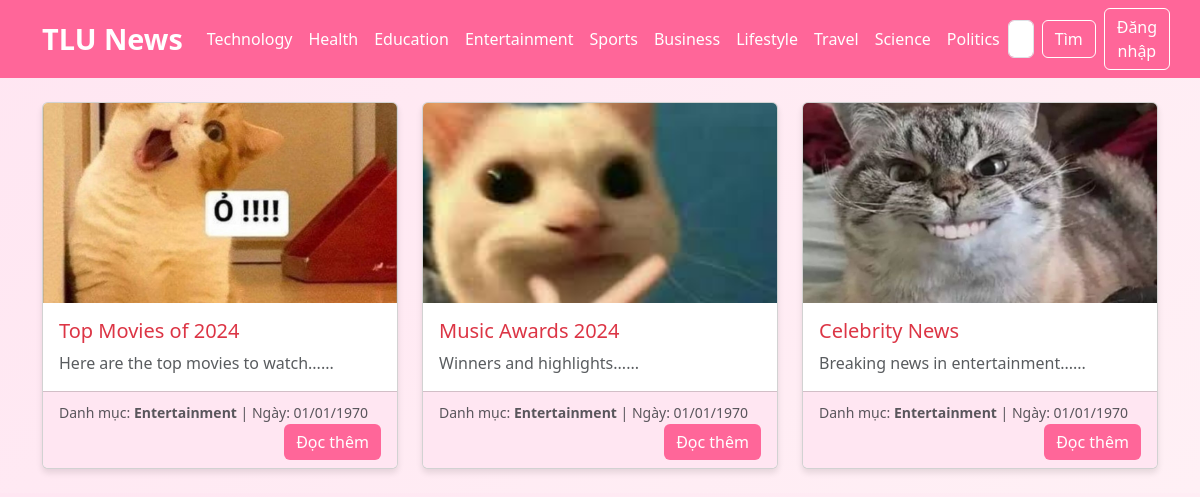
Screenshot of /tlunews/category/index/4 with the database file from the repository.
### tables this page shows
CREATE TABLE `categories` (
  `id` int(11) NOT NULL,
  `name` varchar(255) DEFAULT NULL
);

CREATE TABLE `news` (
  `id` int(11) NOT NULL,
  `title` varchar(255) DEFAULT NULL,
  `content` text DEFAULT NULL,
  `image` varchar(255) DEFAULT NULL,
  `created_at` datetime DEFAULT NULL,
  `category_id` int(11) DEFAULT NULL
);

### tlunews/controllers/CategoryController.php (called while the page is built)
<?php
class CategoryController {
    private $newsModel;
    private $categoryModel;
    public function __construct() {
        $this->newsModel = new News();
        $this->categoryModel = new Category();
    }
    public function index($id = null) {
        if($id) {
            $news = $this->newsModel->getNewsByCategory($id);
        } else {
            $news = $this->newsModel->getAllNews();
        }
        $categories = $this->categoryModel->getAllCategories();
        require 'views/home/index.php';
    }
}

### tlunews/index.php (called while the page is built, shortened)
<?php
require_once 'config/database.php';
require_once 'models/News.php';
require_once 'models/Category.php';
$url = isset($_GET['url']) ? $_GET['url'] : 'home';
$url = rtrim($url, '/');
$url = explode('/', $url);
$action = isset($url[1]) ? $url[1] : 'index';
$param = isset($url[2]) ? $url[2] : null;
$controllerInstance = new $controller();
$controllerInstance->$action($param);

### tlunews/config/Database.php (called while the page is built)
<?php
class Database {
    private $host = "localhost";
    private $dbname = "tintuc";
    private $username = "root";
    private $password = "";
    private $conn;
    public function __construct() {
        try {
            $this->conn = new PDO(
                "mysql:host={$this->host};dbname={$this->dbname}",
                $this->username,
                $this->password,
                array(PDO::MYSQL_ATTR_INIT_COMMAND => "SET NAMES utf8")
            );
            $this->conn->setAttribute(PDO::ATTR_ERRMODE, PDO::ERRMODE_EXCEPTION);
            $this->conn->setAttribute(PDO::ATTR_DEFAULT_FETCH_MODE, PDO::FETCH_ASSOC);
        } catch(PDOException $e) {
            echo "Lỗi kết nối: " . $e->getMessage();
        }
    }
    public function query($sql, $params = []) {
        $stmt = $this->conn->prepare($sql);
        $stmt->execute($params);
        return $stmt;
    }
}

### tlunews/models/Category.php (called while the page is built)
<?php
class Category
{
    private $db;
    public function __construct()
    {
        $this->db = new Database();
    }
    public function getAllCategories()
    {
        $sql = "SELECT * FROM categories";
        $stmt = $this->db->query($sql);
        return $stmt->fetchAll();
    }
}

### tlunews/models/News.php (called while the page is built, shortened)
<?php
class News {
    private $db;
    public function __construct() {
        $this->db = new Database();
    }
    public function getNewsByCategory($category_id) {
        $sql = "SELECT n.*, c.name as category_name
                FROM news n
                JOIN categories c ON n.category_id = c.id
                WHERE category_id = ?
                ORDER BY created_at DESC";
        return $this->db->query($sql, [$category_id])->fetchAll();
    }
}

### tlunews/views/home/index.php (the view, shortened to what this page needs)
<!DOCTYPE html>
<html lang="vi">
<head>
    <link href="https://cdn.jsdelivr.net/npm/bootstrap@5.3.0/dist/css/bootstrap.min.css" rel="stylesheet">
    <link href="https://cdn.jsdelivr.net/npm/bootstrap-icons/font/bootstrap-icons.css" rel="stylesheet">
</head>
<body>
    <nav class="navbar navbar-expand-lg navbar-dark">
        <div class="container">
            <a class="navbar-brand" href="/tlu/tlunews">TLU News</a>
            <div class="collapse navbar-collapse" id="navbarNav">
                <ul class="navbar-nav me-auto">
                    <?php foreach ($categories as $category): ?>
                        <li class="nav-item">
                            <a class="nav-link" href="/tlu/tlunews/category/index/<?php echo $category['id']; ?>">
                                <?php echo $category['name']; ?>
                            </a>
                        </li>
                    <?php endforeach; ?>
                </ul>
                <form class="d-flex" action="/tlu/tlunews/home/search" method="GET">
                    <input class="form-control me-2" type="search" name="keyword"
                           placeholder="Tìm kiếm..." value="<?php echo isset($_GET['keyword']) ? htmlspecialchars($_GET['keyword']) : ''; ?>">
                    <button class="btn btn-outline-light" type="submit">Tìm</button>
                </form>
                <?php if (isset($_SESSION['admin'])): ?>
                    <a href="/tlu/tlunews/admin" class="btn btn-light btn-sm ms-2" style="color: #ff6699; font-weight: bold; border: 2px solid #ff6699;">Admin Panel</a>
                <?php else: ?>
                    <a href="/tlu/tlunews/admin/login" class="btn btn-login ms-2">Đăng nhập</a>
                <?php endif; ?>
            </div>
        </div>
    </nav>
    <div class="container mt-4">
        <div class="row">
            <?php if (empty($news)): ?>
                <div class="col-12 text-center">
                    <p class="text-muted">Không có tin tức nào.</p>
                </div>
            <?php else: ?>
                <?php foreach ($news as $item): ?>
                <div class="col-md-4 mb-4">
                    <div class="card h-100">
                        <img src="/tlu/tlunews/uploads/image/<?php echo $item['image']; ?>"
                             class="card-img-top" alt="" style="height: 200px; object-fit: cover;">
                        <div class="card-body">
                            <h5 class="card-title text-danger"><?php echo $item['title']; ?></h5>
                            <p class="card-text text-muted"><?php echo substr(strip_tags($item['content']), 0, 150); ?>...</p>
                        </div>
                        <div class="card-footer">
                            <small class="text-muted">
                                Danh mục: <strong><?php echo $item['category_name']; ?></strong> |
                                Ngày: <?php echo date('d/m/Y', strtotime($item['created_at'])); ?>
                            </small>
                            <a href="/tlu/tlunews/news/detail/<?php echo $item['id']; ?>"
                               class="btn btn-primary float-end">Đọc thêm</a>
                        </div>
                    </div>
                </div>
                <?php endforeach; ?>
            <?php endif; ?>
        </div>
    </div>
</body>
</html>

### tlunews/views/home/index.php (style rules this page uses)
body { background: linear-gradient(135deg, #ffe6f2, #fff0f5); }
.navbar { background-color: #ff6699; }
.navbar-brand { font-size: 1.8rem; font-weight: bold; }
.navbar-nav .nav-link { color: white; font-size: 1rem; transition: color 0.3s ease-in-out; }
.btn-outline-light, .btn-login { border-color: white; color: white; transition: all 0.3s ease; }
.card { box-shadow: 0 4px 6px rgba(0, 0, 0, 0.1); transition: transform 0.3s ease, box-shadow 0.3s ease; }
.card-footer { background-color: #ffe6f2; }
.btn-primary { background-color: #ff6699; border: none; }

### rows the page displays
categories: name "Technology"
categories: name "Health"
categories: name "Education"
categories: name "Entertainment"
categories: name "Sports"
categories: name "Business"
categories: name "Lifestyle"
categories: name "Travel"
categories: name "Science"
categories: name "Politics"
news: image (picture), title "Top Movies of 2024", content "Here are the top movies to watch...", category.name "Entertainment", created_at "01/01/1970"
news: image (picture), title "Music Awards 2024", content "Winners and highlights...", category.name "Entertainment", created_at "01/01/1970"
news: image (picture), title "Celebrity News", content "Breaking news in entertainment...", category.name "Entertainment", created_at "01/01/1970"
